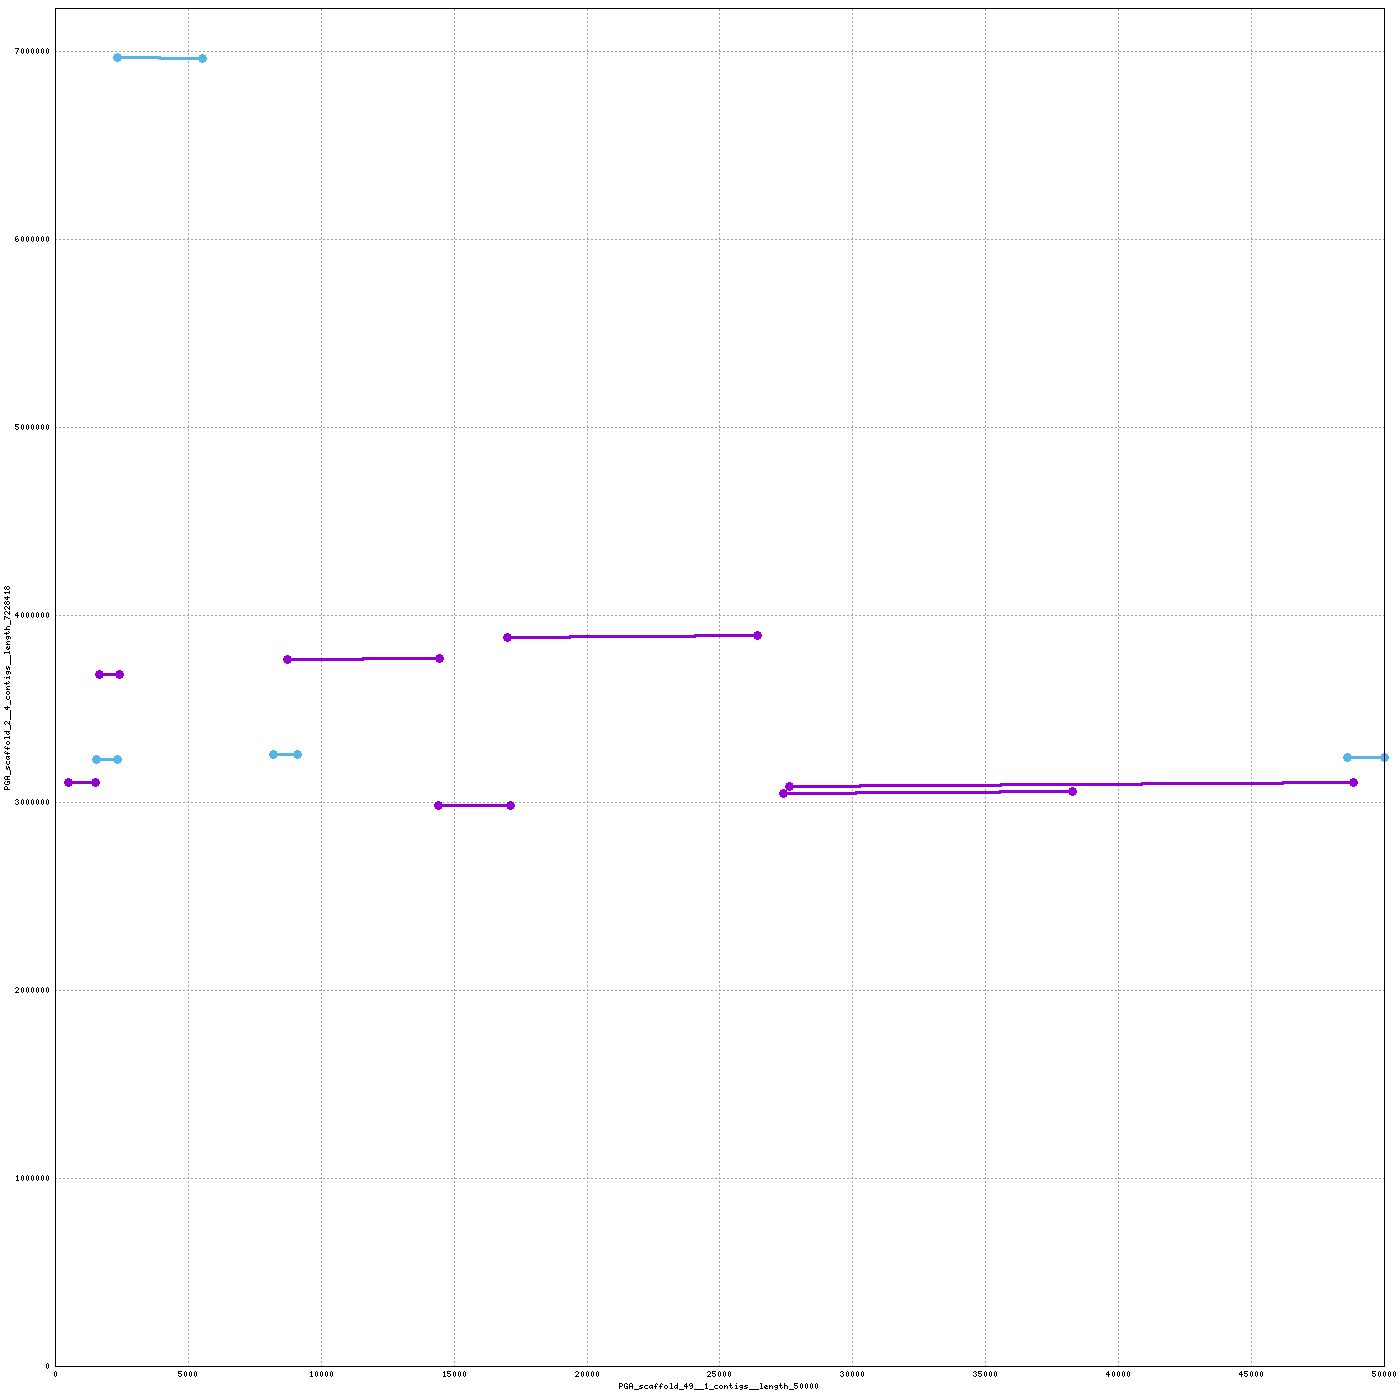

This figure's gnuplot source:
set terminal png tiny size 1400,1400
set output "/home/mike/Desktop/scripts/snakes/plot_pairs/hiCversion1.linear/nucmer/nucmer.97.png"
set size 1,1
set grid
unset key
set border 15
set tics scale 0
set xlabel "PGA_scaffold_49__1_contigs__length_50000"
set ylabel "PGA_scaffold_2__4_contigs__length_7228418"
set format "%.0f"
set mouse format "%.0f"
set mouse mouseformat "[%.0f, %.0f]"
if(GPVAL_VERSION < 5) set mouse clipboardformat "[%.0f, %.0f]"
set xrange [1:50000]
set yrange [1:7228418]
set style line 1  lt 1 lw 3 pt 6 ps 1
set style line 2  lt 3 lw 3 pt 6 ps 1
set style line 3  lt 2 lw 3 pt 6 ps 1
plot \
 "/home/mike/Desktop/scripts/snakes/plot_pairs/hiCversion1.linear/nucmer/nucmer.97.fplot" title "FWD" w lp ls 1, \
 "/home/mike/Desktop/scripts/snakes/plot_pairs/hiCversion1.linear/nucmer/nucmer.97.rplot" title "REV" w lp ls 2
